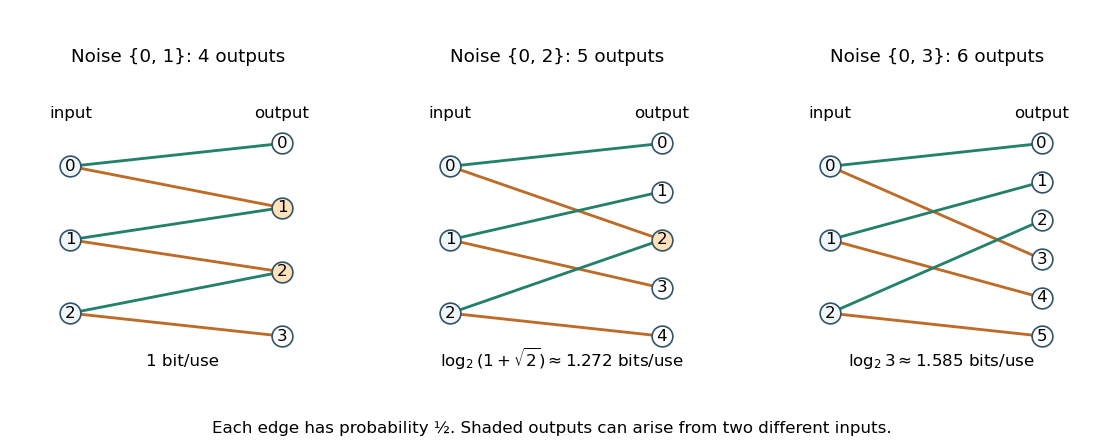

This chart was generated by the following Python code:
"""Original graphs for Y=X+Z with independent uniform Z in {0,d}.
Python 3.14 / NumPy 2.3.5 / Matplotlib 3.10.7. Output is relative to CWD.
"""
from pathlib import Path
import matplotlib
matplotlib.use('Agg')
import matplotlib.pyplot as plt
import numpy as np

fig, axes = plt.subplots(1,3,figsize=(9.2,3.7),dpi=120,facecolor='white')
for ax,d,capacity in zip(axes,[1,2,3],['1 bit/use',r'$\log_2(1+\sqrt{2})\approx1.272$ bits/use',r'$\log_2 3\approx1.585$ bits/use']):
    ax.set_facecolor('white'); outputs=sorted({x+z for x in range(3) for z in (0,d)})
    yin=np.linspace(.82,.18,3);yout=np.linspace(.92,.08,len(outputs));outpos=dict(zip(outputs,yout))
    for x in range(3):
        for z,color in [(0,'#23816b'),(d,'#bd6b26')]:
            ax.plot([.13,.83],[yin[x],outpos[x+z]],color=color,lw=1.7,zorder=1)
    ax.scatter([.13]*3,yin,s=155,facecolor='#eff5f8',edgecolor='#31546a',zorder=3)
    for x,y in enumerate(yin):ax.text(.13,y,str(x),ha='center',va='center',fontsize=10,zorder=4)
    for y,v in outpos.items():
        collision=sum(y in (x,x+d) for x in range(3))>1
        ax.scatter([.83],[v],s=155,facecolor='#ffe2b9' if collision else 'white',edgecolor='#31546a',zorder=3)
        ax.text(.83,v,str(y),ha='center',va='center',fontsize=10,zorder=4)
    ax.text(.13,1.03,'input',ha='center',fontsize=10);ax.text(.83,1.03,'output',ha='center',fontsize=10)
    ax.set_title(f'Noise {{0, {d}}}: {len(outputs)} outputs',fontsize=11,pad=24)
    ax.text(.5,-.05,capacity,ha='center',fontsize=10)
    ax.set_xlim(-.03,1);ax.set_ylim(-.1,1.1);ax.axis('off')
fig.text(.5,.025,'Each edge has probability ½. Shaded outputs can arise from two different inputs.',ha='center',fontsize=10)
fig.subplots_adjust(left=.02,right=.99,bottom=.15,top=.77,wspace=.22)
fig.savefig(Path.cwd()/(Path(__file__).stem+'.png'),facecolor='white',transparent=False)
plt.close(fig)
